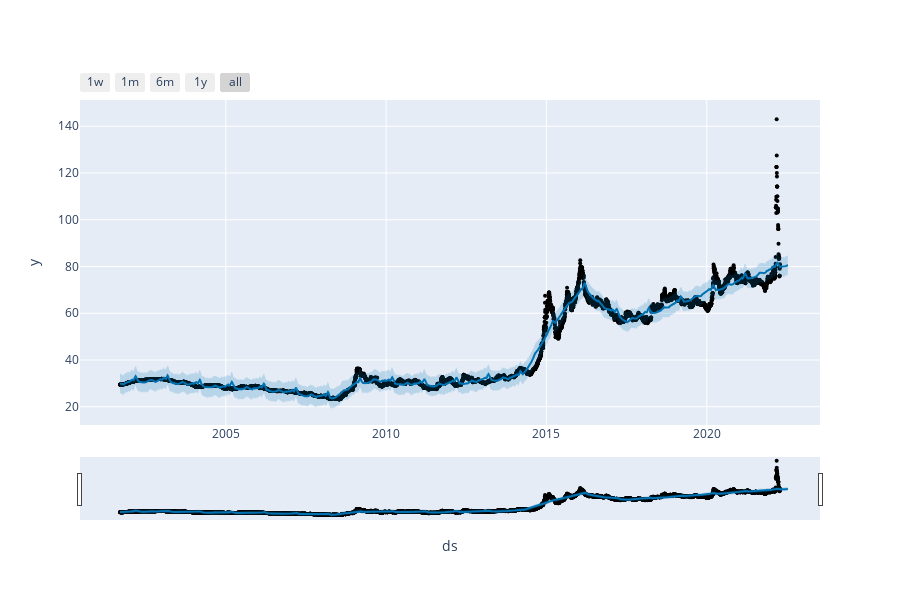
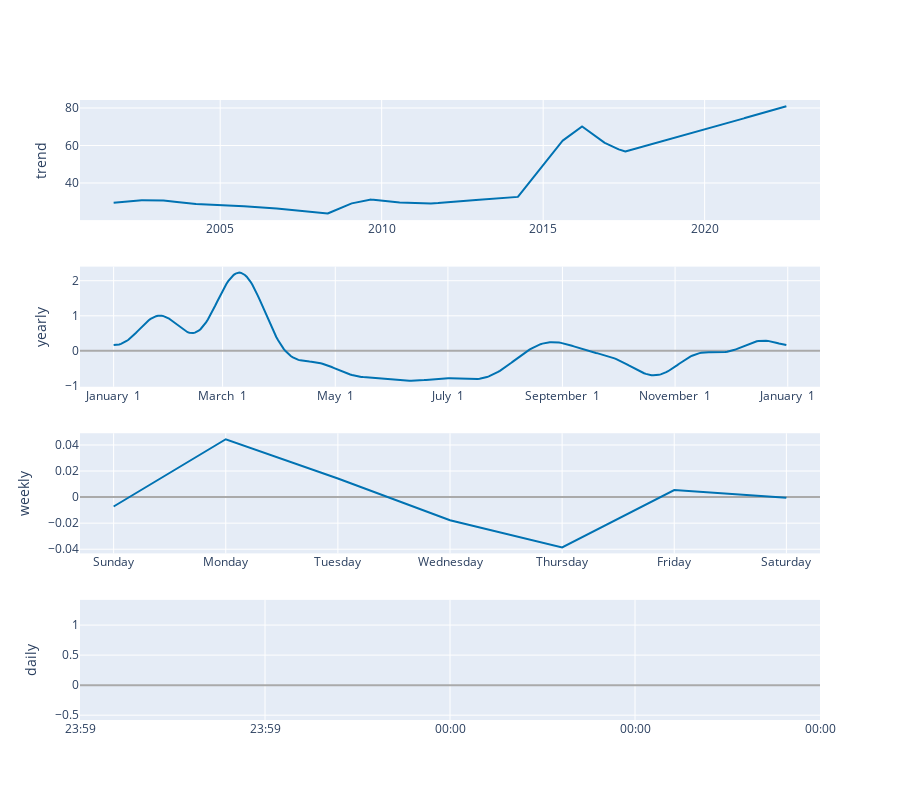

Notebook code for these charts, in order:
### Code cell
# Enhancing forecast visualization using Plotly for interactive exploration.
# The forecast and its components (trend, yearly seasonality, etc.) are plotted using Plotly, offering an interactive user experience.
# This allows for a detailed examination of the forecasted values and underlying trends.

fig = plot_plotly(model, forecast)
fig.show()

components_fig = plot_components_plotly(model, forecast)
components_fig.show()

### Figure 1 — Plotly figure (JSON) as saved in the notebook; plotly's stock layout.template omitted (floating-point values rounded to 4 significant figures; data arrays with more than 128 entries replaced by an {"elided": "..."} marker saying what was removed)
{"data": [{"marker": {"color": "black", "size": 4}, "mode": "markers", "name": "Actual", "type": "scatter", "x": {"elided": "7518 str values"}, "y": {"elided": "7518 float values"}}, {"hoverinfo": "skip", "line": {"width": 0}, "mode": "lines", "type": "scatter", "x": {"elided": "7608 str values"}, "y": {"elided": "7608 float values"}}, {"fill": "tonexty", "fillcolor": "rgba(0, 114, 178, 0.2)", "line": {"color": "#0072B2", "width": 2}, "mode": "lines", "name": "Predicted", "type": "scatter", "x": {"elided": "7608 str values"}, "y": {"elided": "7608 float values"}}, {"fill": "tonexty", "fillcolor": "rgba(0, 114, 178, 0.2)", "hoverinfo": "skip", "line": {"width": 0}, "mode": "lines", "type": "scatter", "x": {"elided": "7608 str values"}, "y": {"elided": "7608 float values"}}], "layout": {"height": 600, "showlegend": false, "width": 900, "xaxis": {"rangeselector": {"buttons": [{"count": 7, "label": "1w", "step": "day", "stepmode": "backward"}, {"count": 1, "label": "1m", "step": "month", "stepmode": "backward"}, {"count": 6, "label": "6m", "step": "month", "stepmode": "backward"}, {"count": 1, "label": "1y", "step": "year", "stepmode": "backward"}, {"step": "all"}]}, "rangeslider": {"visible": true}, "title": {"text": "ds"}, "type": "date"}, "yaxis": {"title": {"text": "y"}}}}

### Figure 2 — Plotly figure (JSON) as saved in the notebook; plotly's stock layout.template omitted (floating-point values rounded to 4 significant figures; data arrays with more than 128 entries replaced by an {"elided": "..."} marker saying what was removed)
{"data": [{"line": {"color": "#0072B2", "width": 2}, "mode": "lines", "name": "trend", "type": "scatter", "x": {"elided": "7608 str values"}, "xaxis": "x", "y": {"elided": "7608 float values"}, "yaxis": "y"}, {"line": {"color": "rgba(0, 114, 178, 0.2)", "width": 0}, "mode": "lines", "name": "trend_upper", "type": "scatter", "x": {"elided": "7608 str values"}, "xaxis": "x", "y": {"elided": "7608 float values"}, "yaxis": "y"}, {"fill": "tonexty", "fillcolor": "rgba(0, 114, 178, 0.2)", "line": {"color": "rgba(0, 114, 178, 0.2)", "width": 0}, "mode": "lines", "name": "trend_lower", "type": "scatter", "x": {"elided": "7608 str values"}, "xaxis": "x", "y": {"elided": "7608 float values"}, "yaxis": "y"}, {"line": {"color": "#0072B2", "width": 2}, "mode": "lines", "name": "yearly", "type": "scatter", "x": {"elided": "365 str values"}, "xaxis": "x2", "y": {"elided": "365 float values"}, "yaxis": "y2"}, {"line": {"color": "#0072B2", "width": 2}, "mode": "lines", "name": "weekly", "type": "scatter", "x": ["2017-01-01T00:00:00", "2017-01-02T00:00:00", "2017-01-03T00:00:00", "2017-01-04T00:00:00", "2017-01-05T00:00:00", "2017-01-06T00:00:00", "2017-01-07T00:00:00"], "xaxis": "x3", "y": [-0.007211, 0.0444, 0.01427, -0.01774, -0.03859, 0.005453, -0.0005827], "yaxis": "y3"}, {"line": {"color": "#0072B2", "width": 2}, "mode": "lines", "name": "daily", "type": "scatter", "x": ["2017-01-01T00:00:00"], "xaxis": "x4", "y": [0.4197], "yaxis": "y4"}], "layout": {"height": 800, "showlegend": false, "width": 900, "xaxis": {"anchor": "y", "domain": [0, 1], "range": ["2000-08-29T15:36:00", "2023-07-28T08:24:00"], "type": "date"}, "xaxis2": {"anchor": "y2", "domain": [0, 1], "range": ["2016-12-13T18:54:02.958904", "2018-01-18T11:04:57.863013"], "tickformat": "%B %e", "type": "date"}, "xaxis3": {"anchor": "y3", "domain": [0, 1], "range": ["2016-12-31T16:48:00", "2017-01-07T07:12:00"], "tickformat": "%A", "type": "date"}, "xaxis4": {"anchor": "y4", "domain": [0, 1], "range": ["2017-01-01T00:00:00", "2017-01-01T00:00:00"], "tickformat": "%H:%M", "type": "date"}, "yaxis": {"anchor": "x", "domain": [0.8063, 1], "rangemode": "normal", "title": {"text": "trend"}, "zerolinecolor": "#AAA"}, "yaxis2": {"anchor": "x2", "domain": [0.5375, 0.7312], "title": {"text": "yearly"}, "zerolinecolor": "#AAA"}, "yaxis3": {"anchor": "x3", "domain": [0.2687, 0.4625], "title": {"text": "weekly"}, "zerolinecolor": "#AAA"}, "yaxis4": {"anchor": "x4", "domain": [0, 0.1938], "title": {"text": "daily"}, "zerolinecolor": "#AAA"}}}
